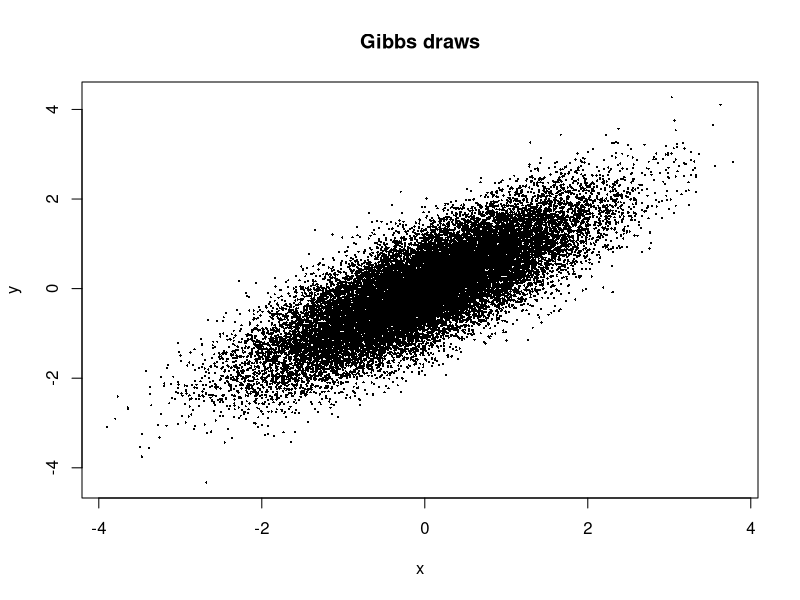

This chart was generated by the following R code:
# Gibbs sampler for a standardized bivariate normal with correlation rho.
set.seed(603)
rho <- 0.8
n <- 30000L
draws <- matrix(0, nrow = n, ncol = 2L, dimnames = list(NULL, c("x", "y")))
for (i in 2:n) {
  # The full conditionals are Normal(rho * other, 1 - rho^2).
  draws[i, 1] <- rnorm(1, rho * draws[i - 1L, 2], sqrt(1 - rho^2))
  draws[i, 2] <- rnorm(1, rho * draws[i, 1], sqrt(1 - rho^2))
}
post <- draws[5001:n, , drop = FALSE]
stopifnot(abs(mean(post[, 1])) < 0.08, abs(mean(post[, 2])) < 0.08,
          abs(cor(post)[1, 2] - rho) < 0.05)
print(c(mean_x = mean(post[, 1]), mean_y = mean(post[, 2]), correlation = cor(post)[1, 2]))
plot(post[, 1:2], pch = 16, cex = 0.3, xlab = "x", ylab = "y", main = "Gibbs draws")
